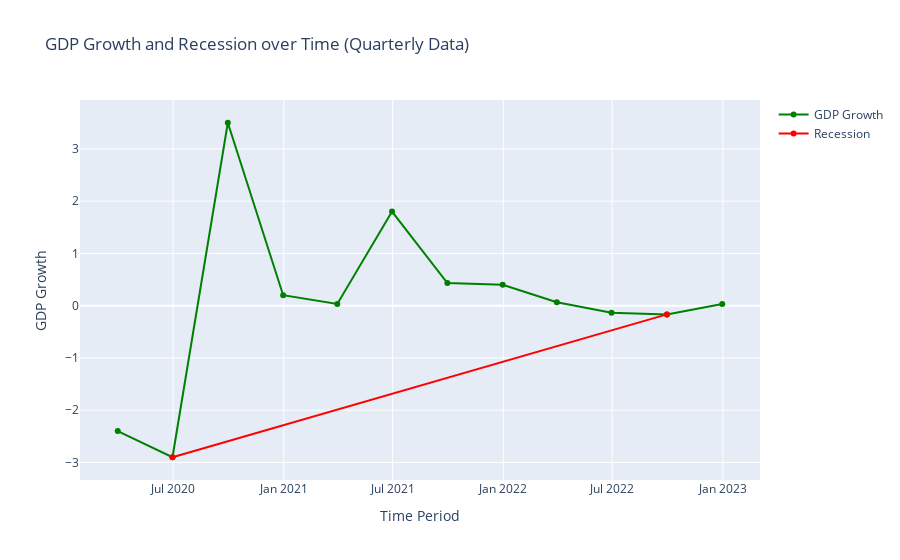

Write notebook code for a chart like this one.
### Code cell
# Calculate recession based on quarterly GDP growth
quarterly_data['Recession'] = ((quarterly_data['GDP Growth'] < 0) & (quarterly_data['GDP Growth'].shift(1) < 0))

# Fill missing values with False (since the first quarter cannot be in a recession)
quarterly_data['Recession'].fillna(False, inplace=True)

# Plot the GDP growth and recession data
fig = go.Figure()
fig.add_trace(go.Scatter(x=quarterly_data.index, 
                         y=quarterly_data['GDP Growth'], 
                         name='GDP Growth', 
                         line=dict(color='green', width=2)))
fig.add_trace(go.Scatter(x=quarterly_data[quarterly_data['Recession']].index, 
                         y=quarterly_data[quarterly_data['Recession']]['GDP Growth'], 
                         name='Recession', line=dict(color='red', width=2)))

fig.update_layout(title='GDP Growth and Recession over Time (Quarterly Data)',
                  xaxis_title='Time Period',
                  yaxis_title='GDP Growth')

fig.show()

### Figure 1 — Plotly figure (JSON) as saved in the notebook; plotly's stock layout.template omitted (floating-point values rounded to 4 significant figures)
{"data": [{"line": {"color": "green", "width": 2}, "name": "GDP Growth", "type": "scatter", "x": ["2020-03-31T00:00:00", "2020-06-30T00:00:00", "2020-09-30T00:00:00", "2020-12-31T00:00:00", "2021-03-31T00:00:00", "2021-06-30T00:00:00", "2021-09-30T00:00:00", "2021-12-31T00:00:00", "2022-03-31T00:00:00", "2022-06-30T00:00:00", "2022-09-30T00:00:00", "2022-12-31T00:00:00"], "y": [-2.4, -2.9, 3.5, 0.2, 0.03333, 1.8, 0.4333, 0.4, 0.06667, -0.1333, -0.1667, 0.03333]}, {"line": {"color": "red", "width": 2}, "name": "Recession", "type": "scatter", "x": ["2020-06-30T00:00:00", "2022-09-30T00:00:00"], "y": [-2.9, -0.1667]}], "layout": {"title": {"text": "GDP Growth and Recession over Time (Quarterly Data)"}, "xaxis": {"title": {"text": "Time Period"}}, "yaxis": {"title": {"text": "GDP Growth"}}}}
